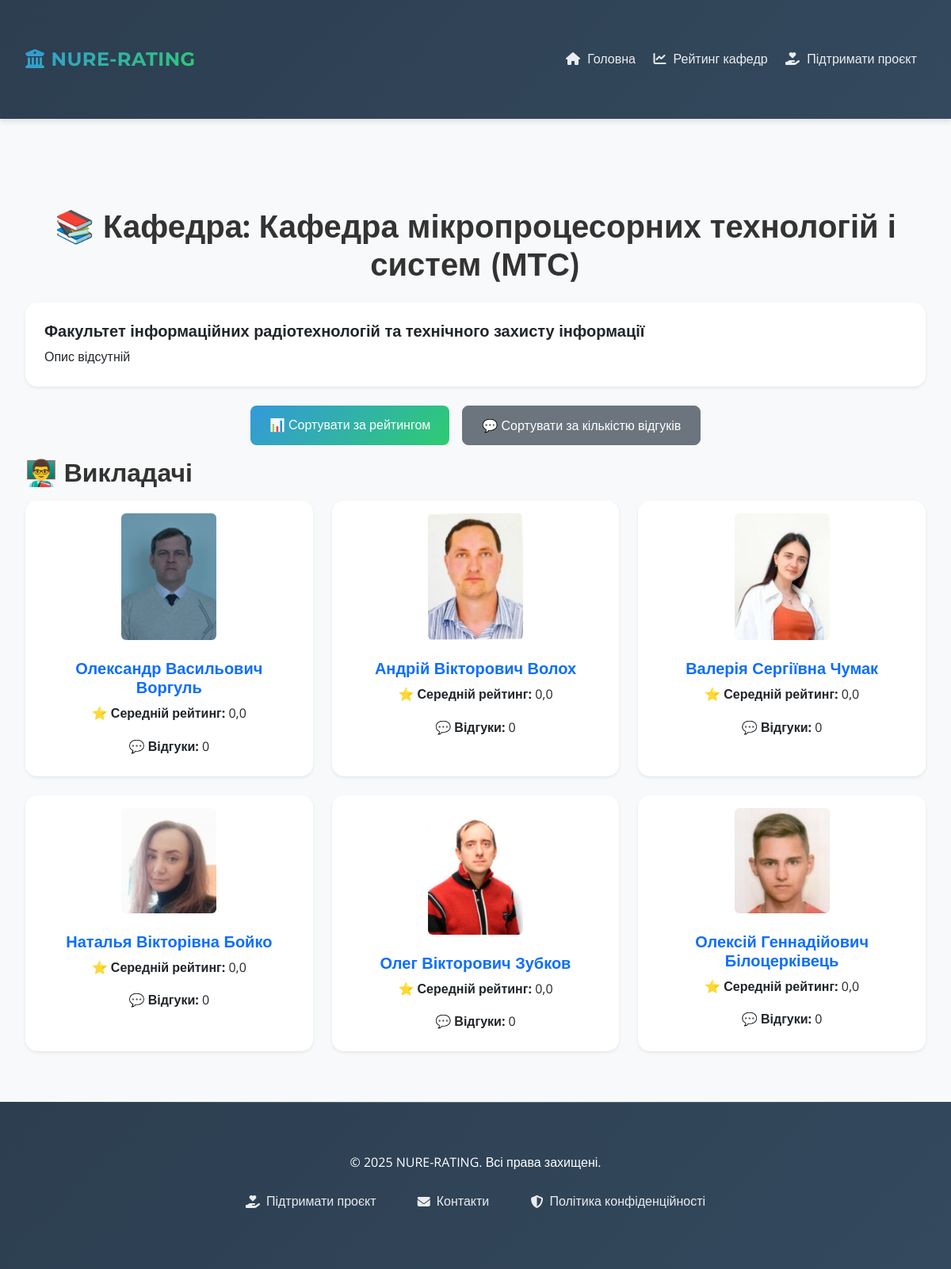
The page /department/6/ on the database its author committed.
### feedback_app/models.py (models this page shows, shortened)
class Department(models.Model):
    name = models.CharField(max_length=255, unique=True)
    faculty = models.ForeignKey(Faculty, on_delete=models.CASCADE, related_name='departments')
    description = models.TextField(blank=True, null=True)

class Faculty(models.Model):
    name = models.CharField(max_length=255, unique=True)
    description = models.TextField(blank=True, null=True)

class Professor(models.Model):
    name = models.CharField(max_length=255)
    photo = models.ImageField(upload_to="professors_photos/", blank=True, null=True)
    departments = models.ManyToManyField("Department", related_name="professors")

### feedback_app/views.py (the view)
# urls.py: path('department/<int:department_id>/', views.department_detail, name='department_detail'),  # ✅ Исправленный путь
def department_detail(request, department_id):
    department = get_object_or_404(Department, id=department_id)
    sort_option = request.GET.get('sort', 'rating')  # По умолчанию сортируем по рейтингу
    cache_key = f"department_professors_{department_id}_{sort_option}"
    professors = cache.get(cache_key)
    if not professors:
        professors = department.professors.annotate(
            avg_rating=(Avg('feedback__professionalism') + Avg('feedback__clarity') + Avg('feedback__attitude')) / 3,
            feedback_count=Count('feedback')
        )
        if sort_option == 'feedback_count':
            professors = professors.order_by('-feedback_count')
        else:  # По умолчанию сортировка по рейтингу
            professors = professors.order_by('-avg_rating')
        cache.set(cache_key, list(professors), timeout=86400)
    return render(request, 'department_detail.html', {
        'department': department,
        'professors': professors,
        'sort_option': sort_option
    })

### templates/department_detail.html (shortened to what this page needs)
{% extends 'base.html' %}
{% block content %}
<div class="container">
    <h1 class="my-4 text-center">📚 Кафедра: {{ department.name }}</h1>
    <div class="card shadow-sm mb-4">
        <div class="card-body">
            <h5 class="card-title">{{ department.faculty.name }}</h5>
            <p class="card-text">{{ department.description|default:"Опис відсутній" }}</p>
        </div>
    </div>
    <div class="d-flex justify-content-center my-3">
        <a href="?sort=rating" class="btn btn-primary mx-2 {% if sort_option == 'rating' %}active{% endif %}">
            📊 Сортувати за рейтингом
        </a>
        <a href="?sort=feedback_count" class="btn btn-secondary mx-2 {% if sort_option == 'feedback_count' %}active{% endif %}">
            💬 Сортувати за кількістю відгуків
        </a>
    </div>
    <h2 class="my-3">👨‍🏫 Викладачі</h2>
    {% if professors %}
    <div class="row row-cols-1 row-cols-md-3 g-4">
        {% for professor in professors %}
        <div class="col">
            <div class="card shadow-sm h-100">
                <div class="d-flex justify-content-center align-items-center mt-3">
                    {% if professor.photo %}
                    <img src="{{ professor.photo.url }}" class="rounded img-fluid"
                         alt="Фото {{ professor.name }}" style="max-width: 120px; height: auto;">
                    {% else %}
                    <img src="/static/default_photo.jpg" class="rounded-circle img-fluid"
                         alt="Фото відсутнє" style="max-width: 120px; height: auto;">
                    {% endif %}
                </div>
                <div class="card-body text-center">
                    <h5 class="card-title">
                        <a href="{% url 'professor_detail' professor.id %}" class="text-decoration-none">
                            {{ professor.name }}
                        </a>
                    </h5>
                    <p class="card-text"><strong>⭐ Середній рейтинг:</strong> {{ professor.avg_rating|default:"0"|floatformat:1 }}</p>
                    <p class="card-text"><strong>💬 Відгуки:</strong> {{ professor.feedback_count }}</p>
                </div>
            </div>
        </div>
        {% endfor %}
    </div>
    {% else %}
    <p class="text-center text-muted">На цій кафедрі поки немає викладачів.</p>
    {% endif %}
</div>
{% endblock %}

### templates/base.html (style rules this page uses)
:root { --primary-color: #3498db; --secondary-color: #2ecc71; --accent-color: #1abc9c; --dark-color: #2c3e50; --light-color: #f8f9fa; --text-color: #333333; --light-gray: #ecf0f1; --medium-gray: #bdc3c7; --gradient-primary: linear-gradient( 135deg, var(--primary-color), var(--secondary-color) ); --gradient-dark: linear-gradient(135deg, var(--dark-color), #34495e); --box-shadow: 0 4px 6px rgba(0, 0, 0, 0.1); --box-shadow-hover: 0 10px 15px rgba(0, 0, 0, 0.15); --transition: all 0.3s ease; }
body { font-family: "Open Sans", sans-serif; background-color: var(--light-color); color: var(--text-color); display: flex; flex-direction: column; min-height: 100vh; line-height: 1.6; }
h1, h2, h3, h4, h5, h6, .navbar-brand { font-family: "Montserrat", sans-serif; font-weight: 600; }
.container { max-width: 1200px; flex: 1; padding: 2rem 1rem; animation: fadeIn 0.5s ease; }
.card { border: none; border-radius: 15px; box-shadow: var(--box-shadow); transition: var(--transition); background: white; overflow: hidden; }
.card-body { padding: 1.5rem; }
.btn { border-radius: 8px; font-weight: 500; padding: 0.75rem 1.5rem; transition: var(--transition); position: relative; overflow: hidden; }
.btn::after { content: ""; position: absolute; top: 50%; left: 50%; width: 0; height: 0; background: rgba(255, 255, 255, 0.2); border-radius: 50%; transform: translate(-50%, -50%); transition: width 0.6s ease, height 0.6s ease; }
.btn-primary { background: var(--gradient-primary); border: none; }

### rows shown on the page
Department: name "Кафедра мікропроцесорних технологій і систем (МТС)", faculty.name "Факультет інформаційних радіотехнологій та технічного захисту інформації", description "Опис відсутній"
Professor: photo (picture), name "Олександр Васильович Воргуль", avg_rating "0,0", feedback_count "0"
Professor: photo (picture), name "Андрій Вікторович Волох", avg_rating "0,0", feedback_count "0"
Professor: photo (picture), name "Валерія Сергіївна Чумак", avg_rating "0,0", feedback_count "0"
Professor: photo (picture), name "Наталья Вікторівна Бойко", avg_rating "0,0", feedback_count "0"
Professor: photo (picture), name "Олег Вікторович Зубков", avg_rating "0,0", feedback_count "0"
Professor: photo (picture), name "Олексій Геннадійович Білоцерківець", avg_rating "0,0", feedback_count "0"
